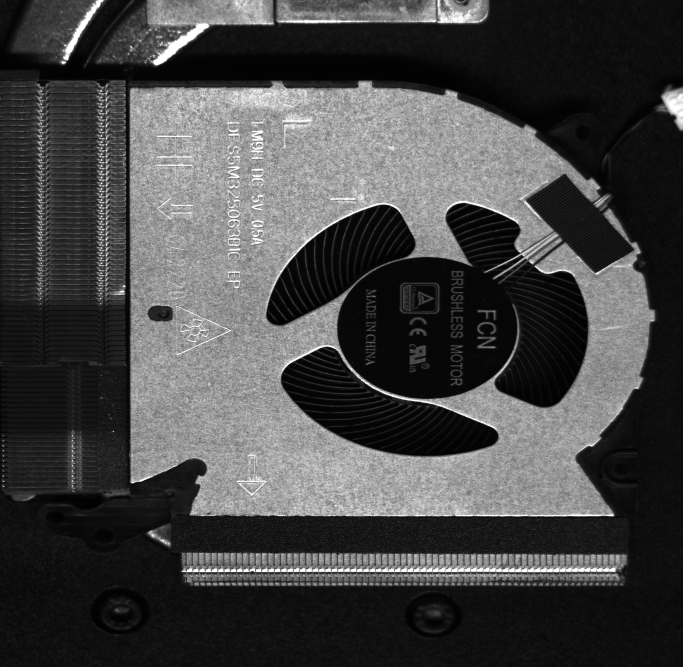
//> input picture tools/cppTest/testImage.bmp, 2048 x 2000 px (shown at 1/3 size)
$ ./EdgeDetect   (built with g++ and OpenCV 4)
//> lines starting //> are read from the running program, lines starting //| are printed output that depends on the picture; after the words box and inside, x2 and y2 are one past the last pixel; in counts of white or black regions, pixels touching at a corner belong together
#include<opencv2/core.hpp>
#include<opencv2/highgui.hpp>
#include<opencv2/imgproc.hpp>
#include<iostream>
#include<vector>
#include<math.h>
using namespace cv;
using namespace std;
/*Mat image;         输入图像
Mat ROI;             ROI区域
int selectPointCount;选点数量
int blurWidth;       滤波宽度
int edgeThreshold;  边缘阈值
int selectionMethod; 选点方式，0为峰值点，1为最先找到点
int colorChange;     颜色变换，0为黑到白，1为白到黑
int blurLength;      差分滤波器长
int edgeDepth;       边缘深度
int minLength;       最小边缘长度
int maxLength;       最大边缘长度
int angleDiffer;     测出边缘与ROI的最大角度差异*/
int step;
Mat image; //原图
Mat ROI; //在ROI区域
Mat mask;//获取ROI使用的掩膜
//Mat getROI(Mat &src,struct scanArea area);
//void workPoints(Mat &src,scanArea area, int selectPointCount, int blurWidth,vector<vector<Point>> &results);
//void pointsDetection(Mat &src,vector<vector<Point>> scanPoints, int edgeThreshold, int selectionMethod, int colorChange, int blurLength,int blurWidth,int edgeDepth,vector<Point> &points );
struct scanArea{     //ROI区域表示
	Point p1;
	Point p2;
	Point p3;
	Point p4;

};
struct scanArea area; //扫描区域，也是ROI的四个端点
typedef struct Node{   //存储处理的点的坐标和值
	Point point;//位置
	int value;//求平均值后的结果
	int result=0;//滤波后的结果
}node;
bool cmp(Point &m,Point &n){

	int d1,d2;
	if(area.p1.x==area.p2.x){
		d1=abs(area.p1.x-m.x);
			d2=abs(area.p1.x-n.x);
		}
	else{
		double k=(area.p2.y-area.p1.y)/(area.p2.x-area.p1.x);
		double b=area.p1.y-k*area.p1.x;
		d1=(int)abs(k*m.x+b-m.y)/(k*k+1);
		d2=(int)abs(k*n.x+b-n.y)/(k*k+1);
	}
	return d1<d2;

}
Point getEndPoint(vector<Point> points,int xy,int be){  //获取点集中的最左最右最上最下点
	int index=0;
	if(xy==0&&be==0){
		for(int i=1;i<points.size();i++){
			if(points[i].x<points[index].x){
				index=i;
			}
		}
	}
	else if(xy==0&&be==1){
		for(int i=1;i<points.size();i++){
			if(points[i].x>points[index].x){
				index=i;
			}
		}
	}
	else if(xy==1&&be==0){
		for(int i=1;i<points.size();i++){
			if(points[i].y<points[index].y){
				index=i;
			}
		}
	}
	else if(xy==1&&be==1){
		for(int i=1;i<points.size();i++){
			if(points[i].y>points[index].y){
				index=i;
			}
		}
	}
	return points[index];
}
void workPoints(Mat &src,scanArea area, int selectPointCount, int blurWidth,vector<vector<Point>> &results) //选出所有ROI中能用到的点
{

	int connectivity = 4;
	LineIterator iterator1(src, area.p1, area.p2, connectivity, false);
	LineIterator iterator2(src, area.p3,area.p4, connectivity, false);
	int count=iterator1.count;
	step = count / (selectPointCount);
	int flag=0;int f=0;

	while(f!=count){
		if(flag<blurWidth){
			LineIterator iterator(src,iterator1.pos(),iterator2.pos(),connectivity, false);
			vector<Point> result_;
			for(int j=0;j<iterator.count;j++){
				result_.push_back(iterator.pos());
				iterator++;
			}
			results.push_back(result_);
			flag++;
			f++;
			iterator1++;iterator2++;
		}
		else if(flag==blurWidth){
			flag=0;
			if(step-blurWidth>=0){
				for(int j=0;j<step-blurWidth;j++){
					iterator1++;iterator2++;
					f++;if(f==count)break;
				}
			}
			else{
				step=blurWidth; //当blurWidth*selectPointCount>count时，调整step.
				// [4 lines of commented-out code are left out]
			}
		}
	}
}

void pointsDetection(Mat src,vector<vector<Point>> scanPoints, int edgeThreshold, int selectionMethod, int colorChange, int blurLength,int blurWidth,int edgeDepth,vector<Point> &points )                             //边缘点检测
{
	int* blurKernel = (int*)malloc((blurLength * 2 + 1) * sizeof(int)); //申请滤波核的存储器
	vector<vector<node> > nodes;
	int index=0;
	for ( index=0;index < blurLength;index++)
	{
		blurKernel[index] = -1;
	}
	blurKernel[index] = 0;
	index++;
	for (; index < blurLength * 2 + 1; index++)
	{
		blurKernel[index] = 1;
	}
	for (int i = blurWidth/2; i < scanPoints.size(); i+=blurWidth){    //均值滤波
		vector<node> node_;
		for(int j=0;j<scanPoints[i].size();j++){
			node node0;
			node0.point=scanPoints[i][j];
			node0.result=0;
			node0.value=(int)src.at<uchar>(scanPoints[i][j]);
			int u=0;
			for(int k=i-blurWidth/2;k<=i+blurWidth/2;k++){

				int intensity = (int)src.at<uchar>(scanPoints[k][j]);
				u=u+intensity;
			}
			u/=blurWidth;
			node0.value=u;
			node_.push_back(node0);
		}

		nodes.push_back(node_);
	}
	for (int i = 0; i < nodes.size(); i++)
	{
		int blurResult = 0;
		for (int j = blurLength; j < nodes[i].size() - blurLength; j++)//差分滤波窗口
		{
			int index = 0;blurResult=0;
			for (int k = j - blurLength; k <= j + blurLength; k++)
			{
				blurResult += (nodes[i][k].value * blurKernel[index]);
				index++;
			}
			nodes[i][j].result=blurResult;
		}
	}

	//若选点方式为峰值点，选择边缘对比度大于边缘阈值中最显著的。
	if (selectionMethod == 0){

		//颜色变换判断，选择最大值
		if (colorChange == 0)//0为黑到白,差分为正是黑到白的边缘
		{
			for (int i = 0; i < nodes.size(); i++)
			{
				int max_value = 0;
				Point p;
				node n1;n1.result=0;
				for(int j=0;j<nodes[i].size();j++){
					if(max_value<nodes[i][j].result&&nodes[i][j].result>edgeThreshold){
						int isResult=1;
						if(isResult==0) continue;
						n1=nodes[i][j];
						max_value=nodes[i][j].result;
					}
				}
				if(n1.result!=0){
					points.push_back(n1.point);
				}
			}
		}
		else if (colorChange == 1)//1为白到黑,差分为负是白到黑边缘
		{
			for (int i = 0; i < nodes.size(); i++)
			{
				int min_value = 0;
				Point p;
				node n1;n1.result=0;
				for(int j=0;j<nodes[i].size();j++){
					if(min_value>nodes[i][j].result&&nodes[i][j].result<-edgeThreshold){
						int isResult=1;
						if(isResult==0) continue;
						n1=nodes[i][j];
						min_value=nodes[i][j].result;
					}
				}
				if(n1.result!=0){
					points.push_back(n1.point);
				}
			}
		}
	}
	//若选点方式为最先找到的点，选择第一个大于边缘阈值的点。
	else if (selectionMethod == 1)
	{
		//颜色变换判断，选择最大值
		if (colorChange == 0)//0为黑到白,差分为正是黑到白的边缘
		{
			for (int i = 0; i < nodes.size(); i++)
			{
				Point p;
				node n1;n1.result=0;
				for(int j=0;j<nodes[i].size();j++){
					if(nodes[i][j].result>edgeThreshold){
						int isResult=1;
						for(int k=j+1;k<j+edgeDepth&&k<=nodes[i].size();k++){ //判断边缘深度
							if(nodes[i][k].result<-edgeThreshold){
								isResult=0;break;
							}
						}
						if(isResult==0) continue;
						n1=nodes[i][j];break;
					}
				}
				if(n1.result!=0){
					points.push_back(n1.point);
				}
			}
		}
		else if (colorChange == 1)//1为白到黑,差分为负是白到黑边缘
		{
			for (int i = 0; i < nodes.size(); i++)
			{
				Point p;
				node n1;n1.result=0;
				for(int j=0;j<nodes[i].size();j++){
					if(nodes[i][j].result<-edgeThreshold){
						int isResult=1;
						for(int k=j+1;k<j+edgeDepth&&k<=nodes[i].size();k++){  //判断边缘深度
							if(nodes[i][k].result>edgeThreshold){
								isResult=0;break;
							}
						}
						if(isResult==0) continue;
						n1=nodes[i][j];break;
					}
				}
				if(n1.result!=0){
					points.push_back(n1.point);
				}
			}
		}
	}
}
void edgeDetect(Mat src,scanArea area, int selectPointCount, int blurWidth,int blurLength,int edgeThreshold, int selectionMethod,int colorChange,int edgeDepth,int minLength,int maxLength,int angle){

	int getLine=1; //判断是否检测到边缘
	Point begin,end;//边缘两个端点
	//将原图转化为灰度图
	if(src.channels()>1)
		cvtColor(src,src, COLOR_BGR2GRAY);

		vector<vector<Point>> results;
		vector<Point> points;
		workPoints(src,area, selectPointCount, blurWidth,results);
		pointsDetection(src,results,edgeThreshold,selectionMethod, colorChange, blurLength, blurWidth,edgeDepth,points );

	//边缘检测点处理
	if(points.size()<3){
		getLine=0;
	}
	else{

		//对边缘点根据与扫描起点的距离大小排序，计算所有边缘点到扫描起点的距离
		vector<Point> init_points=points;
		sort(points.begin(),points.end(),cmp);
		vector<int> dis;
		for(int i=0;i<points.size();i++){
			int d;
			if(area.p1.x==area.p2.x){
				d=abs(area.p1.x-points[i].x);
			}
			else{
				double k=(area.p2.y-area.p1.y)/(area.p2.x-area.p1.x);
				double b=area.p1.y-k*area.p1.x;
				d=(int)abs(k*points[i].x+b-points[i].y)/(k*k+1);
			}
			dis.push_back(d);
		}
		//寻找距离满足要求的一簇边缘点
		vector<Point> points_;
		int max=0,flag=1,i,finish=0;
		for( i=1;i<dis.size();i++){
			if(dis[i]-dis[i-1]<=2){             ////此处可以判断边缘角度是否满足条件
				flag++;
			}
			else{
				if(max<flag){max=flag;finish=i-1;}
				flag=1;
			}
		}
		if(max<flag){max=flag;finish=i-1;}
		for(int i=finish-max+1;i<=finish;i++){
			points_.push_back(points[i]);

		}
		for(int i=0;i<points_.size();i++){
			circle(ROI,points_[i],2,Scalar(0,0,255),-1);
		}
		// [18 lines of commented-out code are left out]
		Vec4f line0;
		fitLine(points_, line0,2, 0, 0.01, 0.01);  //计算出的直线line为cv::Vec4f类型。注意points为空时函数出错。
		double cos_theta = line0[0];
		double sin_theta = line0[1];
		double x0 = line0[2], y0 = line0[3];

		//寻找拟合直线的两个端点
	        if(line0[0]<0.05){          //边缘是竖直线
			begin=getEndPoint(points_,1,0);
			end=getEndPoint(points_,1,1);
		}
		else if(line0[0]>=0.05){   //边缘不是竖直线
			double k = sin_theta / cos_theta;//浮点数例外(除以0),（核心已转出）
			double b = y0 - k * x0;
			Point point1=getEndPoint(points_,0,0),point2=getEndPoint(points_,0,1);
			//begin=point1;
			//end=point2;
			begin=Point(point1.x,point1.x*k+b);
			end=Point(point2.x,point2.x*k+b);
		}
		int lineLength=(int)sqrt((begin.y-end.y)*(begin.y-end.y)+(begin.x-end.x)*(begin.x-end.x));  //判断边缘长度是否满足
		if(maxLength!=0&&(lineLength>maxLength||lineLength<minLength)){
			getLine=0;

		}
	}
	if(getLine==1){
		//line(ROI, begin,end, Scalar(0,255,0),2);
	}
	else{
		cout<<"未检测到边缘!"<<endl;
	}
	ROI.copyTo(image,mask);    //将处理完成的ROI附给原图,(注意超出范围)
}
Mat getROI(Mat src,struct scanArea area){              //获取ROI区域

	Mat dst;
	mask= Mat::zeros(src.size(), CV_8UC1);         //通过绘制四边形和满水填充得到掩膜
	line(mask, area.p1, area.p2, Scalar(255));
	line(mask, area.p3, area.p4, Scalar(255));
	line(mask, area.p1, area.p3, Scalar(255));
	line(mask, area.p2, area.p4, Scalar(255));
	Point seed=Point((int)(area.p1.x+area.p4.x)/2,(int)(area.p1.y+area.p4.y)/2);
	floodFill(mask, seed, 255, NULL, cvScalarAll(0), cvScalarAll(0), CV_FLOODFILL_FIXED_RANGE);
	src.copyTo(dst, mask);                        //根据掩膜得到ROI
	return dst;
}
void drawScanLine(Mat &src,struct scanArea area){
	line(src, area.p1, area.p2, Scalar(0,255,0),2); //绘制扫描线
	line(src, area.p3, area.p4, Scalar(0,255,0),2);
	LineIterator iterator1(src, area.p1, area.p2, 4, false);
	LineIterator iterator2(src, area.p3, area.p4, 4, false);
	int f=0;
	while(f<iterator1.count){
		LineIterator iterator(src, iterator1.pos(),iterator2.pos(), 4, false);
		for(int j=0;j<iterator.count;j++){
			if(j%10==0)
				circle(src,iterator.pos(),1,Scalar(0,255,0),-1);
			iterator++;
		}
		for(int j=0;j<step*3;j++){
			iterator1++;iterator2++;f++;
			if(f==iterator1.count)break;
		}
	}
}
// [65 lines left out: function Rotate_rect, not called in this run]
int main()
{
        image= imread("/home/zql/图片/testImage.bmp");
//> image is the input picture: 2000 rows x 2048 cols, CV_8UC3; min 1, max 255, mean 69.7
	area={Point(900,0),Point(1500,0),Point(900,400),Point(1500,400)};//初始化ROI的四个端点
	//edgeDetect(src,area,selectPointCount,blurWidth,blurLength,edgeThreshold, selectionMethod,colorChange,edgeDepth,minLength,maxLength,angleDiffer);
	ROI=getROI(image,area);   //获取ROI区域
//> in getROI, `line(mask, area.p1, area.p2, Scalar(255));`:
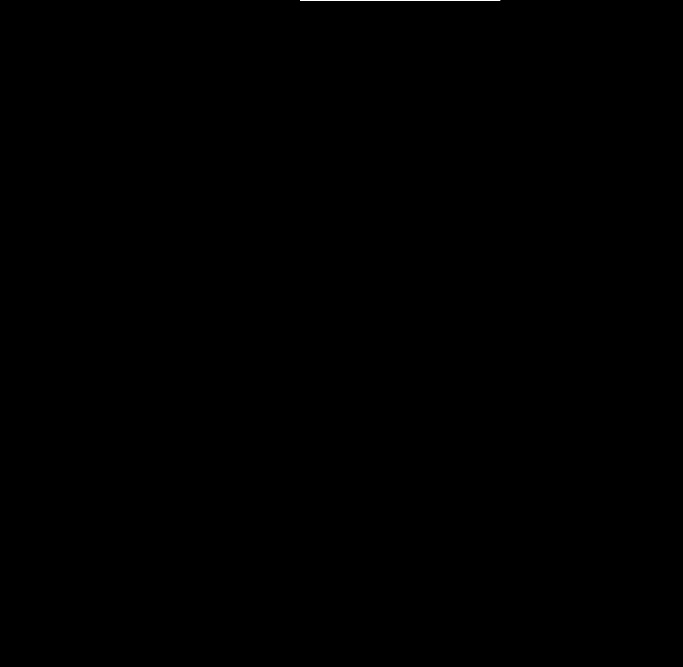
//> mask: 2000 rows x 2048 cols, CV_8UC1 (shown at 1/3 size); 0.01% white in thin lines or dots, all inside (x1, y1, x2, y2) = (900, 0, 1501, 1)
//> in getROI, `line(mask, area.p3, area.p4, Scalar(255));`: mask: 2000 rows x 2048 cols, CV_8UC1; 0.03% white in thin lines or dots, all inside (x1, y1, x2, y2) = (900, 0, 1501, 401)
//> in getROI, `Point seed=Point((int)(area.p1.x+area.p4.x)/2,(int)(area.p1.y+area.p4...`: seed = Point(1200, 200)
//> in getROI, `floodFill(mask, seed, 255, NULL, cvScalarAll(0), cvScalarAll(0), CV_FL..`:
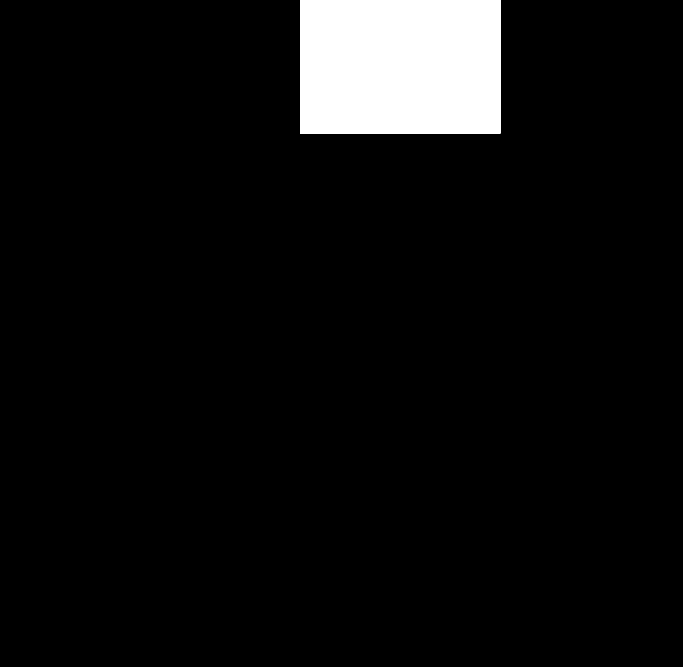
//> mask: 2000 rows x 2048 cols, CV_8UC1 (shown at 1/3 size); 5.9% white; 1 white region, box (x1, y1, x2, y2) and area: (900, 0, 1501, 401) 241001
//> in getROI, `src.copyTo(dst, mask);`:
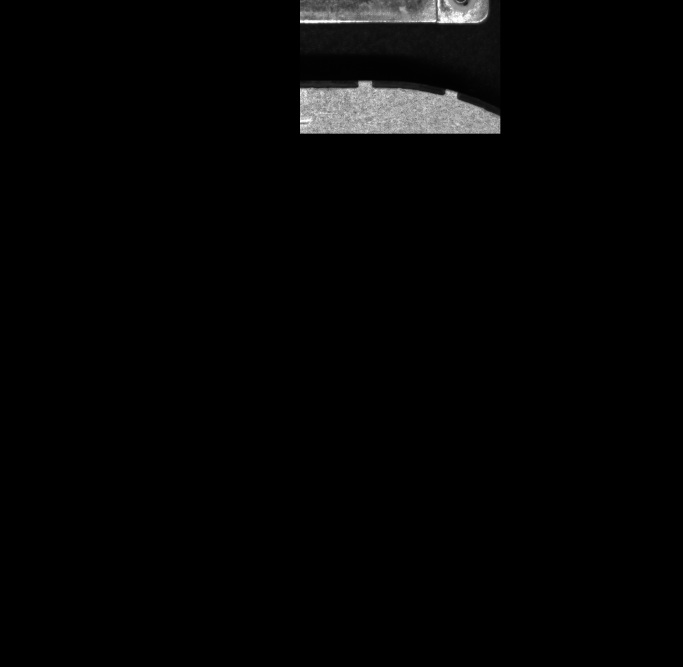
//> dst: 2000 rows x 2048 cols, CV_8UC3 (shown at 1/3 size); min 0, max 255, mean 4.6
	edgeDetect(ROI,area,30, 3,2,100, 1,0,20,200,600,CV_PI/2);  //边检测和绘制(段错误)
//> in workPoints, `int count=iterator1.count;`: count = 601
//> in workPoints, `step = count / (selectPointCount);`: step = 20
//> the loop in workPoints, `while(f!=count)` made 121 passes
//> (flag, f) on passes 1, 2, 3, 5, 6, 7, 9, 10, 11, 13, 14, 15: (1, 1), (2, 2), (3, 3), (1, 21), (2, 22), (3, 23), (1, 41), (2, 42), (3, 43), (1, 61), (2, 62), (3, 63)
//> f on passes 4, 8, 12, 16, 20, 24: 20, 40, 60, 80, 100, 120
//> after the loop in workPoints, `while(f!=count)`: results = 91 contours, all with area under 20; flag = 1; f = 601; step = 20
//> in edgeDetect, `workPoints(src,area, selectPointCount, blurWidth,results);`: results = 91 contours, all with area under 20
//> the loop in pointsDetection, `for (int i = blurWidth/2; i < scanPoints.size(); i+=blurWidth)` made 30 passes
//> in edgeDetect, `pointsDetection(src,results,edgeThreshold,selectionMethod, colorChange..`: points = 30 Points (x, y), first 12: [901, 262], [921, 262], [941, 262], [961, 263], [981, 263], [1001, 262], [1021, 262], [1041, 262], [1061, 262], [1081, 240], [1101, 240], [1121, 261]
//> in edgeDetect, `vector<Point> init_points=points;`: init_points has the same summary as points
//> in cmp, `double k=(area.p2.y-area.p1.y)/(area.p2.x-area.p1.x);`: k = 0
//> in cmp, `d1=(int)abs(k*m.x+b-m.y)/(k*k+1);`: d1 = 262
//> in cmp, `d2=(int)abs(k*n.x+b-n.y)/(k*k+1);`: d2 = 263
//> in edgeDetect, `sort(points.begin(),points.end(),cmp);`: points = 30 Points (x, y), first 12: [1301, 7], [1321, 28], [1381, 37], [1081, 240], [1101, 240], [1121, 261], [921, 262], [941, 262], [1001, 262], [1021, 262], [1041, 262], [1061, 262]
//> the loop in edgeDetect, `for(int i=0;i<points.size();i++)` made 30 passes
//> d on passes 1 to 12: 7, 28, 37, 240, 240, 261, 262, 262, 262, 262, 262, 262
//> the loop in edgeDetect, `for( i=1;i<dis.size();i++)` made 29 passes
//> flag on passes 4, 6, 7, 8, 9, 10, 11, 12, 13, 14, 15, 16: 2, 2, 3, 4, 5, 6, 7, 8, 9, 10, 11, 12
//> max on passes 5, 22: 2, 17
//> after the loop in edgeDetect, `for( i=1;i<dis.size();i++)`: flag = 1; max = 17; finish = 21
//> the loop in edgeDetect, `for(int i=finish-max+1;i<=finish;i++)` made 17 passes
//> the loop in edgeDetect, `for(int i=0;i<points_.size();i++)` made 17 passes
//> in edgeDetect, `fitLine(points_, line0,2, 0, 0.01, 0.01);`: line0 = [1, 0.00885, 1084.5, 262.9]
//> in edgeDetect, `double cos_theta = line0[0];`: cos_theta = 1
//> in edgeDetect, `double sin_theta = line0[1];`: sin_theta = 0.00885
//> in edgeDetect, `double x0 = line0[2], y0 = line0[3];`: x0 = 1084.5; y0 = 262.9
//> in edgeDetect, `double k = sin_theta / cos_theta;`: k = 0.00885
//> in edgeDetect, `double b = y0 - k * x0;`: b = 253.3
//> the loop in getEndPoint, `for(int i=1;i<points.size();i++)` made 16 passes
//> after the loop in getEndPoint, `for(int i=1;i<points.size();i++)`: index = 9
//> the loop in getEndPoint (call 2), `for(int i=1;i<points.size();i++)` made 16 passes
//> in edgeDetect, `Point point1=getEndPoint(points_,0,0),point2=getEndPoint(points_,0,1);`: point1 = Point(901, 262); point2 = Point(1341, 266)
//> in edgeDetect, `begin=Point(point1.x,point1.x*k+b);`: begin = Point(901, 261)
//> in edgeDetect, `end=Point(point2.x,point2.x*k+b);`: end = Point(1341, 265)
//> in edgeDetect, `int lineLength=(int)sqrt((begin.y-end.y)*(begin.y-end.y)+(begin.x-end...`: lineLength = 440
	drawScanLine(image,area);
//> the loop in drawScanLine, `while(f<iterator1.count)` made 11 passes
//> f on passes 1 to 11: 60, 120, 180, 240, 300, 360, 420, 480, 540, 600, 601
//> after the loop in drawScanLine, `while(f<iterator1.count)`: f = 601
	//Rotate_rect(cv::Point center, float center_angle, cv::Point tempDatum_point,cv::Point testDatum_point,cv::Rect &detectRect);
	//Rotate_rect(Point(900,200), 10, Point(900,400),Point(1200,600),Rect(900,0,600,400));
	//drawScanLine(image,area);
	namedWindow("image",1);//创建窗口
	//cvResizeWindow("image", 1000,600); //创建一个1000*600大小的窗口
	imshow("image", image);
	waitKey(0);
	return 0;
}
